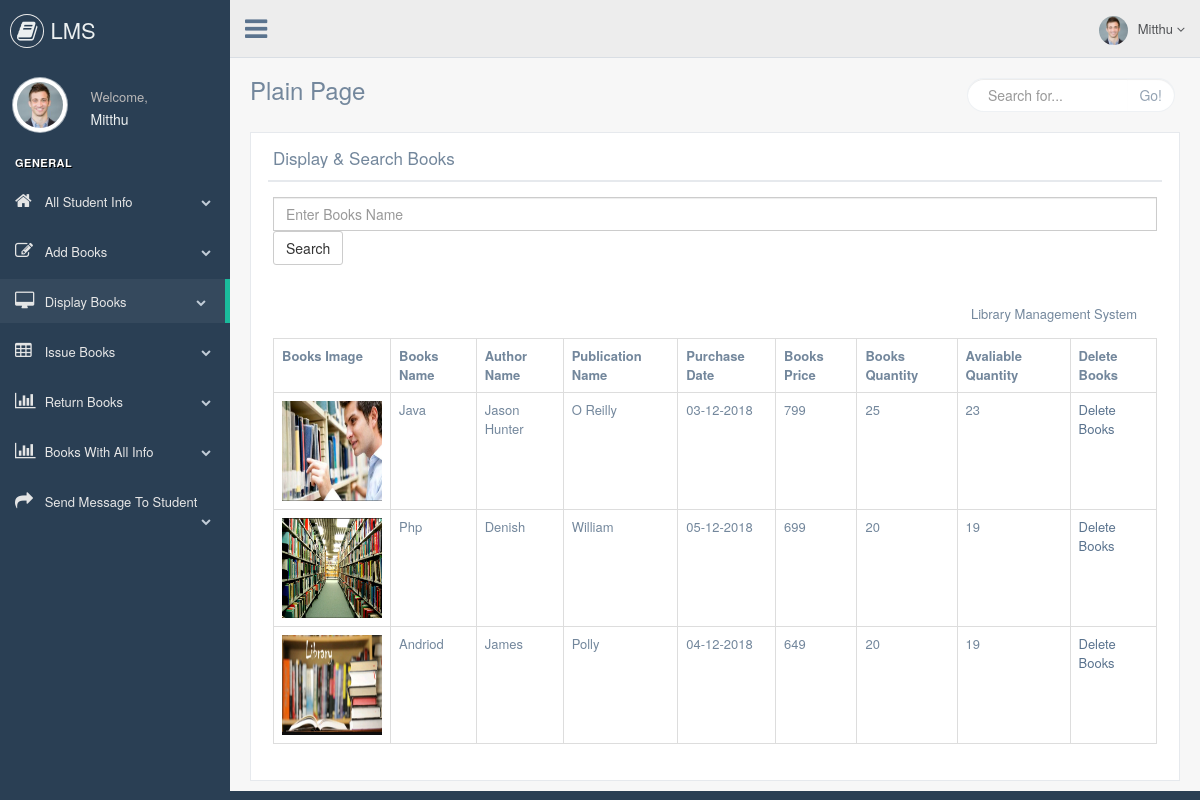
/librarian/display_books.php (signed in), run on the app's committed database.
### tables this page shows
CREATE TABLE `add_books` (
  `id` int(5) NOT NULL,
  `books_name` varchar(100) NOT NULL,
  `books_image` varchar(500) NOT NULL,
  `books_author_name` varchar(100) NOT NULL,
  `books_publication_name` varchar(100) NOT NULL,
  `books_purchase_date` varchar(50) NOT NULL,
  `books_price` varchar(50) NOT NULL,
  `books_qty` varchar(50) NOT NULL,
  `available_qty` varchar(50) NOT NULL
);

### librarian/display_books.php (the view, shortened to what this page needs)
 <?php
include "header.php";
include "connection.php";
?>
        <div class="right_col" role="main">
            <div class="">
                <div class="page-title">
                    <div class="title_left">
                        <h3>Plain Page</h3>
                    </div>
                    <div class="title_right">
                        <div class="col-md-5 col-sm-5 col-xs-12 form-group pull-right top_search">
                            <div class="input-group">
                                <input type="text" class="form-control" placeholder="Search for...">
                    <span class="input-group-btn">
                      <button class="btn btn-default" type="button">Go!</button>
                    </span>
                            </div>
                        </div>
                    </div>
                </div>
                <div class="clearfix"></div>
                <div class="row" style="min-height:500px">
                    <div class="col-md-12 col-sm-12 col-xs-12">
                        <div class="x_panel">
                            <div class="x_title">
                                <h2>Display & Search Books</h2>
                                <div class="clearfix"></div>
                            </div>
                            <div class="x_content">
						      <form name="form1" action="" method="post">
							    <input type="text" name="t1" class="form-control" placeholder="Enter Books Name"/>
								<input type="submit" name="submit1" value="Search" class="btn btn-default" />
							  </form>
							  <?php
								if(isset($_POST["submit1"])){
								 $res = mysqli_query($conn,"select * from add_books where books_name like('$_POST[t1]%')");
								  echo "<table class='table table-bordered'>";
								  echo "<tr>";
								  echo "<th>"; echo "Books Image"; echo "</th>";
								  echo "<th>"; echo "Books Name"; echo "</th>";
								  echo "<th>"; echo "Author Name"; echo "</th>";
								  echo "<th>"; echo "Publication Name"; echo "</th>";
								  echo "<th>"; echo "Purchase Date"; echo "</th>";
								  echo "<th>"; echo "Books Price"; echo "</th>";
								  echo "<th>"; echo "Books Quantity"; echo "</th>";
								  echo "<th>"; echo "Avaliable Quantity"; echo "</th>";
								  echo "<th>"; echo "Delete Books"; echo "</th>";
								  echo "</tr>";
								   while($row = mysqli_fetch_array($res)){
								    echo "<br />";
									  echo "<tr>";
									  echo "<td>"; ?> <img src="<?php echo $row["books_image"]; ?>" height="100" width="100"/> <?php echo "</td>";
									  echo "<td>"; echo $row["books_name"]; echo "</td>";
									  echo "<td>"; echo $row["books_author_name"]; echo "</td>";
									  echo "<td>"; echo $row["books_publication_name"]; echo "</td>";
									  echo "<td>"; echo $row["books_purchase_date"]; echo "</td>";
									  echo "<td>"; echo $row["books_price"]; echo "</td>";
									  echo "<td>"; echo $row["books_qty"]; echo "</td>";
									  echo "<td>"; echo $row["available_qty"]; echo "</td>";
									  echo "<td>";  echo "<a href='delete_books.php?id=$row[id]'>Delete Books</a>"; echo "</td>";
								      echo "</tr";
								   }
							      echo "</table>";
								}
								else{
							      $res = mysqli_query($conn,"select * from add_books");
								  echo "<table class='table table-bordered'>";
								  echo "<tr>";
								  echo "<th>"; echo "Books Image"; echo "</th>";
								  echo "<th>"; echo "Books Name"; echo "</th>";
								  echo "<th>"; echo "Author Name"; echo "</th>";
								  echo "<th>"; echo "Publication Name"; echo "</th>";
								  echo "<th>"; echo "Purchase Date"; echo "</th>";
								  echo "<th>"; echo "Books Price"; echo "</th>";
								  echo "<th>"; echo "Books Quantity"; echo "</th>";
								  echo "<th>"; echo "Avaliable Quantity"; echo "</th>";
								  echo "<th>"; echo "Delete Books"; echo "</th>";
								  echo "</tr>";
								   while($row = mysqli_fetch_array($res)){
								    echo "<br />";
									  echo "<tr>";
									  echo "<td>"; ?> <img src="<?php echo $row["books_image"]; ?>" height="100" width="100"/> <?php echo "</td>";
									  echo "<td>"; echo $row["books_name"]; echo "</td>";
									  echo "<td>"; echo $row["books_author_name"]; echo "</td>";
									  echo "<td>"; echo $row["books_publication_name"]; echo "</td>";
									  echo "<td>"; echo $row["books_purchase_date"]; echo "</td>";
									  echo "<td>"; echo $row["books_price"]; echo "</td>";
									  echo "<td>"; echo $row["books_qty"]; echo "</td>";
									  echo "<td>"; echo $row["available_qty"]; echo "</td>";
									  echo "<td>";  echo "<a href='delete_books.php?id=$row[id]'>Delete Books</a>"; echo "</td>";
								   }
							  }
							  ?>
                            </div>
                        </div>
                    </div>
                </div>
            </div>
        </div>
<?php
include "footer.php";
?>

### data on the page
add_books: books_image (picture), books_name "Java", books_author_name "Jason Hunter", books_publication_name "O Reilly", books_purchase_date "03-12-2018", books_price "799", books_qty "25", available_qty "23"
add_books: books_image (picture), books_name "Php", books_author_name "Denish", books_publication_name "William", books_purchase_date "05-12-2018", books_price "699", books_qty "20", available_qty "19"
add_books: books_image (picture), books_name "Andriod", books_author_name "James", books_publication_name "Polly", books_purchase_date "04-12-2018", books_price "649", books_qty "20", available_qty "19"

### other printed values
$_SESSION['librarian'] "Mitthu"
